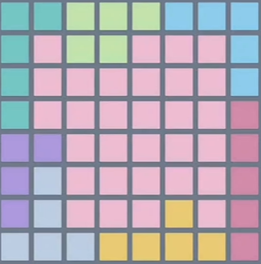
#> input picture test1.png, 261 x 264 px
$ python -i grid_recognizer_gui.py   (imports and definitions only)
#> lines starting #> are read from the running program, lines starting #| are printed output that depends on the picture; after the words box and inside, x2 and y2 are one past the last pixel; in counts of white or black regions, pixels touching at a corner belong together
import sys
import cv2
import numpy as np
from PIL import ImageGrab, Image, ImageTk
import tkinter as tk
from tkinter import messagebox, filedialog
from collections import defaultdict

# 设置DPI感知，让Windows不要自动缩放程序
# [10 lines not run here, left out]

class GridImageRecognizer:
    """图像网格识别器"""

    def __init__(self):
        self.grid = []

    def _cluster_lines(self, lines, threshold=10):
        if not lines:
            return []
        lines = sorted(lines)
        clusters = []
        current_cluster = [lines[0]]
        for line in lines[1:]:
            if line - current_cluster[-1] < threshold:
                current_cluster.append(line)
            else:
                clusters.append(current_cluster)
                current_cluster = [line]
        clusters.append(current_cluster)
        return [sum(c) / len(c) for c in clusters]

    def _find_grid_lines_contour(self, edges):
        height, width = edges.shape
        kernel = cv2.getStructuringElement(cv2.MORPH_RECT, (5, 5))
        closed = cv2.morphologyEx(edges, cv2.MORPH_CLOSE, kernel)
        dilated = cv2.dilate(closed, kernel, iterations=2)
        contours, hierarchy = cv2.findContours(dilated, cv2.RETR_EXTERNAL, cv2.CHAIN_APPROX_SIMPLE)
        if not contours:
            return [], []

        horizontal_projection = np.sum(edges, axis=0)
        vertical_projection = np.sum(edges, axis=1)

        def find_peaks(projection, threshold_ratio=0.1):
            threshold = np.max(projection) * threshold_ratio
            peaks, in_peak, peak_start = [], False, 0
            for i, val in enumerate(projection):
                if val > threshold:
                    if not in_peak:
                        in_peak, peak_start = True, i
                else:
                    if in_peak:
                        in_peak = False
                        peaks.append((peak_start + i) // 2)
            if in_peak:
                peaks.append((peak_start + len(projection)) // 2)
            return peaks

        return find_peaks(vertical_projection, 0.15), find_peaks(horizontal_projection, 0.15)

    # [15 lines left out: function _find_grid_lines_hough, not called in this run]

    def recognize_from_image(self, image):
        open_cv_image = np.array(image)
        if len(open_cv_image.shape) == 3 and open_cv_image.shape[2] == 4:
            open_cv_image = open_cv_image[:, :, :3]
        open_cv_image = open_cv_image[:, :, ::-1].copy()

        height, width = open_cv_image.shape[:2]
        gray = cv2.cvtColor(open_cv_image, cv2.COLOR_BGR2GRAY)
        blurred = cv2.GaussianBlur(gray, (5, 5), 0)
        edges = cv2.Canny(blurred, 30, 100, apertureSize=3)

        h_lines, v_lines = self._find_grid_lines_contour(edges)
        if len(h_lines) < 3 or len(v_lines) < 3:
            h_lines2, v_lines2 = self._find_grid_lines_hough(edges, height, width)
            h_lines += h_lines2
            v_lines += v_lines2

        if len(h_lines) < 2 or len(v_lines) < 2:
            return None

        h_lines = self._cluster_lines(h_lines, threshold=height//25)
        v_lines = self._cluster_lines(v_lines, threshold=width//25)

        if len(h_lines) < 2 or len(v_lines) < 2:
            return None

        h_lines, v_lines = sorted(h_lines), sorted(v_lines)
        cells = []
        for i in range(len(h_lines) - 1):
            row = []
            for j in range(len(v_lines) - 1):
                x1, y1, x2, y2 = int(v_lines[j]), int(h_lines[i]), int(v_lines[j+1]), int(h_lines[i+1])
                row.append(open_cv_image[y1:y2, x1:x2])
            cells.append(row)

        if not cells or not cells[0]:
            return None

        color_list = []
        for row in cells:
            color_row = []
            for cell in row:
                color_row.append(self._get_dominant_color(cell, use_center=True))
            color_list.append(color_row)

        all_colors = [c for row in color_list for c in row if c is not None]
        if not all_colors:
            return None

        grid_rows, grid_cols = len(color_list), len(color_list[0])
        target_colors = max(grid_rows, grid_cols)

        if len(all_colors) < target_colors:
            target_colors = len(all_colors)

        color_array = np.array(all_colors, dtype=np.float32)
        normalized = np.zeros_like(color_array)
        normalized[:, 0] = color_array[:, 0] / 180.0
        normalized[:, 1] = color_array[:, 1] / 255.0
        normalized[:, 2] = color_array[:, 2] / 255.0

        criteria = (cv2.TERM_CRITERIA_EPS + cv2.TERM_CRITERIA_MAX_ITER, 300, 0.0001)
        try:
            compactness, labels, centers = cv2.kmeans(
                normalized.reshape((-1, 3)), target_colors, None, criteria, 30, cv2.KMEANS_PP_CENTERS)
            best_labels, best_centers = labels.flatten(), centers
        except:
            return [[1 if c else 0 for c in row] for row in color_list]

        merge_map = {}
        n_clusters = len(best_centers)
        for i in range(n_clusters):
            merge_map[i] = i
        for i in range(n_clusters):
            for j in range(i + 1, n_clusters):
                dist = np.linalg.norm(best_centers[i] - best_centers[j])
                if dist < 0.08:
                    root_i = i
                    while merge_map[root_i] != root_i:
                        root_i = merge_map[root_i]
                    root_j = j
                    while merge_map[root_j] != root_j:
                        root_j = merge_map[root_j]
                    if root_i != root_j:
                        merge_map[max(root_i, root_j)] = min(root_i, root_j)

        remap = {}
        new_id = 0
        for i in range(n_clusters):
            root = i
            while merge_map[root] != root:
                root = merge_map[root]
            if root not in remap:
                remap[root] = new_id
                new_id += 1
            remap[i] = remap[root]

        merged_centers = {}
        for i in range(n_clusters):
            mroot = remap[i]
            if mroot not in merged_centers:
                merged_centers[mroot] = []
            merged_centers[mroot].append(best_centers[i])
        for mroot in merged_centers:
            merged_centers[mroot] = np.mean(merged_centers[mroot], axis=0)

        label_idx, result = 0, []
        for row in color_list:
            row_result = []
            for color in row:
                if color is None:
                    row_result.append(0)
                else:
                    raw_hash = (color[0] / 180.0, color[1] / 255.0, color[2] / 255.0)
                    best_cluster = min(merged_centers.items(), key=lambda x: np.linalg.norm(raw_hash - x[1]))
                    row_result.append(best_cluster[0] + 1)
                    label_idx += 1
            result.append(row_result)
        return result

    def _get_dominant_color(self, cell, use_center=False):
        if cell.size == 0:
            return None
        if use_center:
            h, w = cell.shape[:2]
            margin_h, margin_w = int(h * 0.2), int(w * 0.2)
            if margin_h > 0 and margin_w > 0:
                cell = cell[margin_h:h-margin_h, margin_w:w-margin_w]
                if cell.size == 0:
                    return None
        hsv = cv2.cvtColor(cell, cv2.COLOR_BGR2HSV)
        avg_h, avg_s, avg_v = np.mean(hsv[:, :, 0]), np.mean(hsv[:, :, 1]), np.mean(hsv[:, :, 2])
        if avg_s < 10 or (avg_v > 245 and avg_s < 25):
            return None
        return (avg_h, avg_s, avg_v)

class ScreenshotSelector:
    """截图选择器 - 正确处理DPI缩放"""

    # [24 lines left out: function __init__, not called in this run]

    def on_press(self, event):
        self.start_x, self.start_y = event.x, event.y
        self.rect = None

    # [14 lines left out: functions on_drag, on_release, not called in this run]

    def on_escape(self, event):
        self.root.destroy()

class MainWindow:
    """主窗口 - 整合图像识别和解题器，自动显示结果"""

    # [104 lines left out: functions __init__, _resize_image, not called in this run]

    def display_image(self):
        """触发图像显示/更新"""
        self._resize_image()

    # [27 lines left out: functions open_image, capture_screenshot, toggle_topmost, not called in this run]

    def display_image(self):
        """触发图像显示/更新"""
        self._resize_image()

    # [54 lines left out: functions recognize_and_display, save_result, not called in this run]

# [30 lines not run here, left out]

>>> import cv2
>>> picture = cv2.imread('test1.png')
#> picture is the input picture: shape (264, 261, 3); mean B, G, R 180, 168.8, 177.4
>>> result = GridImageRecognizer().recognize_from_image(picture)
#> in recognize_from_image, `gray = cv2.cvtColor(open_cv_image, cv2.COLOR_BGR2GRAY)`:
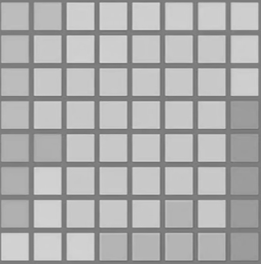
#> gray: shape (264, 261); min 105, max 221, mean 173.1
#> in recognize_from_image, `edges = cv2.Canny(blurred, 30, 100, apertureSize=3)`:
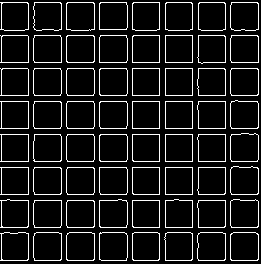
#> edges: shape (264, 261); 10% white in thin lines or dots
#> in _find_grid_lines_contour, `closed = cv2.morphologyEx(edges, cv2.MORPH_CLOSE, kernel)`:
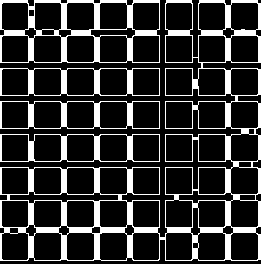
#> closed: shape (264, 261); 19.6% white; 5 white regions, box (x1, y1, x2, y2) and area: (0, 0, 261, 261) 8170, (0, 0, 160, 63) 2481, (0, 68, 160, 96) 948, (0, 101, 160, 129) 940, (0, 134, 160, 162) 935
#> in _find_grid_lines_contour, `dilated = cv2.dilate(closed, kernel, iterations=2)`:
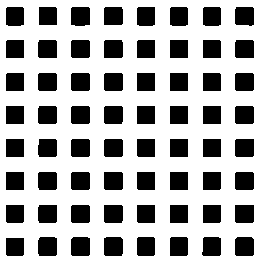
#> dilated: shape (264, 261); 69.1% white; 64 black regions, largest, box (x1, y1, x2, y2) and area: (71, 237, 90, 256) 354, (104, 237, 123, 256) 353, (235, 237, 254, 256) 353
#> in _find_grid_lines_contour, `contours, hierarchy = cv2.findContours(dilated, cv2.RETR_EXTERNAL, cv2..`: contours = [[[0, 0], [0, 263], [260, 263], [260, 0]]]
#> in _find_grid_lines_contour, `horizontal_projection = np.sum(edges, axis=0)`: horizontal_projection = 261 values, max 56865 at index 159, min 0 at index 29, mean 6758
#> in _find_grid_lines_contour, `vertical_projection = np.sum(edges, axis=1)`: vertical_projection = 264 values, max 56610 at index 62, min 0 at index 0, mean 6681.2
#> in find_peaks, `threshold = np.max(projection) * threshold_ratio`: threshold = 8491.5
#> the loop in find_peaks, `for i, val in enumerate(projection):` made 264 passes
#> (val, in_peak) on passes 3, 4, 30, 32, 36, 37: (54825, True), (7140, False), (23205, True), (0, False), (55335, True), (5610, False)
#> after the loop in find_peaks, `for i, val in enumerate(projection):`: in_peak = False; peak_start = 260; peaks = [2, 30, 35, 62, 68, 95, 101, 128, 134, 161, 167, 194, 200, 227, 233, 260]
#> the loop in find_peaks (call 2), `for i, val in enumerate(projection):` made 261 passes
#> (val, in_peak) on passes 2, 3, 29, 30, 34, 36: (56610, True), (5355, False), (55845, True), (0, False), (42330, True), (4080, False)
#> in recognize_from_image, `h_lines, v_lines = self._find_grid_lines_contour(edges)`: h_lines has the same summary as peaks in find_peaks; v_lines = [1, 28, 34, 61, 66, 94, 99, 127, 132, 159, 165, 192, 198, 225, 230, 258]
#> in _cluster_lines, `lines = sorted(lines)`: lines has the same summary as peaks in find_peaks
#> in _cluster_lines, `current_cluster = [lines[0]]`: current_cluster = [2]
#> the loop in _cluster_lines, `for line in lines[1:]:` made 15 passes
#> (line, current_cluster) on passes 1, 3, 5, 7, 9, 11, 13, 15: (30, [30]), (62, [62]), (95, [95]), (128, [128]), (161, [161]), (194, [194]), (227, [227]), (260, [260])
#> after the loop in _cluster_lines, `for line in lines[1:]:`: clusters = [[2], [30, 35], [62, 68], [95, 101], [128, 134], [161, 167], [194, 200], [227, 233]]
#> in recognize_from_image, `h_lines = self._cluster_lines(h_lines, threshold=height//25)`: h_lines = [2, 32.5, 65, 98, 131, 164, 197, 230, 260]
#> the loop in _cluster_lines (call 2), `for line in lines[1:]:` made 15 passes
#> (line, current_cluster) on passes 1, 3, 5, 7, 9, 11, 13, 15: (28, [28]), (61, [61]), (94, [94]), (127, [127]), (159, [159]), (192, [192]), (225, [225]), (258, [258])
#> in recognize_from_image, `v_lines = self._cluster_lines(v_lines, threshold=width//25)`: v_lines = [1, 31, 63.5, 96.5, 129.5, 162, 195, 227.5, 258]
#> the loop in recognize_from_image, `for i in range(len(h_lines) - 1):` made 8 passes
#> after the loop in recognize_from_image, `for i in range(len(h_lines) - 1):`: cells = 8 items
#> the loop in recognize_from_image, `for row in cells:` made 8 passes
#> pass 2, in _get_dominant_color (call 10), `cell = cell[margin_h:h-margin_h, margin_w:w-margin_w]`:
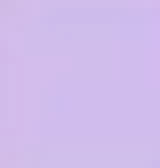
#> cell: shape (21, 20, 3) (shown 8 times larger); mean of channels 0, 1, 2 236.2, 188.6, 208.9; drawn as B, G, R
#> pass 2, in _get_dominant_color (call 11), `cell = cell[margin_h:h-margin_h, margin_w:w-margin_w]`:
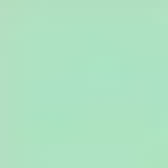
#> cell: shape (21, 21, 3) (shown 8 times larger); mean of channels 0, 1, 2 193.8, 225.8, 173.4; drawn as B, G, R
#> after the loop in recognize_from_image, `for row in cells:`:
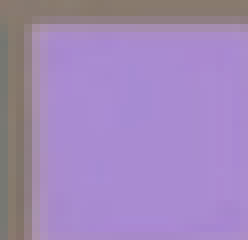
#> cell: shape (30, 31, 3) (shown 8 times larger); mean of channels 0, 1, 2 186, 135.5, 161.5; drawn as B, G, R
#> in recognize_from_image, `all_colors = [c for row in color_list for c in row if c is not None]`: all_colors = 64 items, first 6: (30.81, 105.6, 197.9), (30.98, 106, 197.7), (72.33, 59.87, 225.8), (72.93, 61.69, 226.1), (72.85, 60.97, 226), (19.9, 102.7, 235.9)
#> in recognize_from_image, `grid_rows, grid_cols = len(color_list), len(color_list[0])`: grid_rows = 8
#> in recognize_from_image, `color_array = np.array(all_colors, dtype=np.float32)`: color_array = 64 rows, first 8: [30.81, 105.6, 197.9], [30.98, 106, 197.7], [72.33, 59.87, 225.8], [72.93, 61.69, 226.1], [72.85, 60.97, 226], [19.9, 102.7, 235.9], [20.11, 102.6, 235.6], [20.02, 102.7, 235.6]
#> in recognize_from_image, `compactness, labels, centers = cv2.kmeans( normalized.reshape((-1, 3))..`: compactness = 0.000427; labels = 64 values, max 7 at index 5, min 0 at index 9, mean 2.12; centers = [[0.74, 0.207, 0.929], [0.171, 0.415, 0.776], [0.402, 0.238, 0.886], [0.544, 0.502, 0.913], [0.951, 0.307, 0.866], [0.073, 0.169, 0.887], [0.739, 0.336, 0.821], [0.111, 0.403, 0.923]]
#> in recognize_from_image, `best_labels, best_centers = labels.flatten(), centers`: best_labels has the same summary as labels; best_centers has the same summary as centers
#> in recognize_from_image, `n_clusters = len(best_centers)`: n_clusters = 8
#> after the loop in recognize_from_image, `for i in range(n_clusters):`: remap = {0: 0, 1: 1, 2: 2, 3: 3, 4: 4, 5: 5, 6: 6, 7: 7}
#> after the loop in recognize_from_image, `for i in range(n_clusters):`: merged_centers = {0: [[0.74, 0.207, 0.929]], 1: [[0.171, 0.415, 0.776]], 2: [[0.402, 0.238, 0.886]], 3: [[0.544, 0.502, 0.913]], 4: [[0.951, 0.307, 0.866]], 5: [[0.073, 0.169, 0.887]], 6: [[0.739, 0.336, 0.821]], 7: [[0.111, 0.403, 0.923]]}
#> the loop in recognize_from_image, `for mroot in merged_centers:` made 8 passes
#> after the loop in recognize_from_image, `for mroot in merged_centers:`: merged_centers = {0: [0.74, 0.207, 0.929], 1: [0.171, 0.415, 0.776], 2: [0.402, 0.238, 0.886], 3: [0.544, 0.502, 0.913], 4: [0.951, 0.307, 0.866], 5: [0.073, 0.169, 0.887], 6: [0.739, 0.336, 0.821], 7: [0.111, 0.403, 0.923]}
#> the loop in recognize_from_image, `for row in color_list:` made 8 passes
#> after the loop in recognize_from_image, `for row in color_list:`: label_idx = 64; result = [[2, 2, 3, 3, 3, 8, 8, 8], [2, 1, 3, 3, 1, 1, 1, 8], [2, 1, 1, 1, 1, 1, 1, 8], [2, 1, 1, 1, 1, 1, 1, 7], [5, 5, 1, 1, 1, 1, 1, 7], [5, 6, 1, 1, 1, 1, 1, 7], [5, 6, 1, 1, 1, 4, 1, 7], [6, 6, 6, 4, 4, 4, 4, 7]]

$ run again, on test2.png
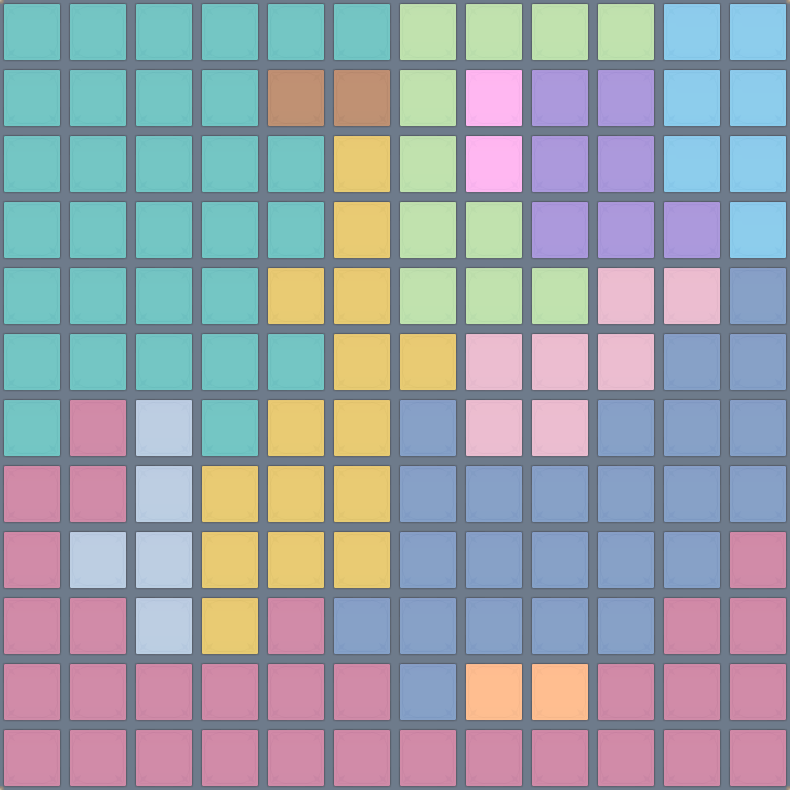
#> input picture test2.png, 790 x 790 px
#> picture is the input picture: shape (790, 790, 3); mean B, G, R 169.2, 161, 154.6
#> in recognize_from_image, `edges = cv2.Canny(blurred, 30, 100, apertureSize=3)`:
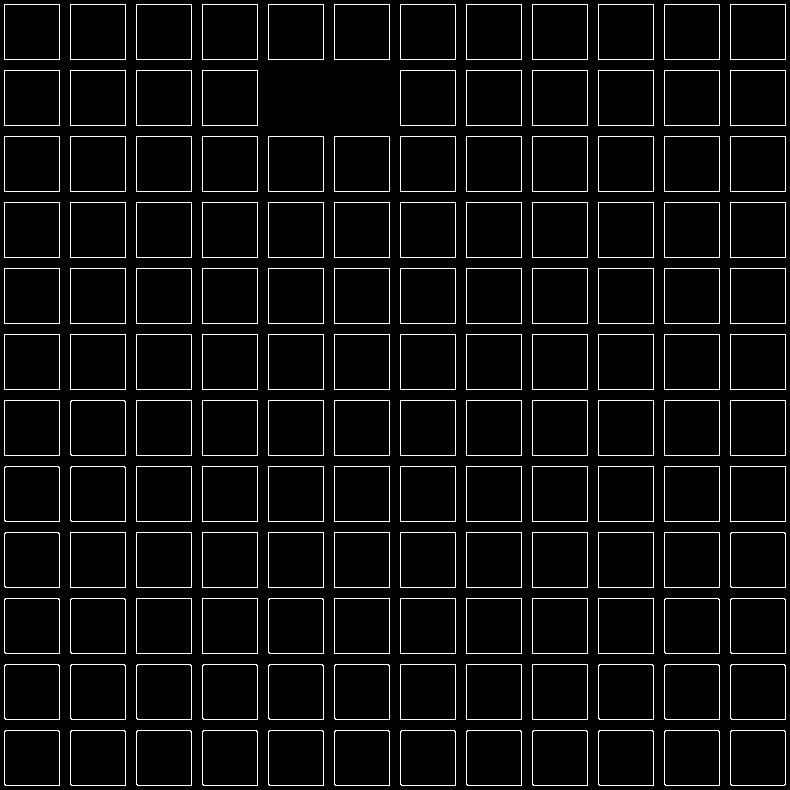
#> edges: shape (790, 790); 5% white in thin lines or dots
#> dilated: shape (790, 790); 45.1% white; 142 white regions
#> contours = 142 contours; largest, box (x1, y1, x2, y2) and area: (528, 660, 592, 724) 3969, (462, 660, 526, 724) 3969, (396, 660, 460, 724) 3969, (594, 594, 658, 658) 3969, (528, 594, 592, 658) 3969
#> horizontal_projection = 790 values, max 171105 at index 455, min 0 at index 0, mean 10083.8
#> vertical_projection = 790 values, max 171360 at index 4, min 0 at index 0, mean 10083.8
#> threshold = 25704
#> the loop in find_peaks, `for i, val in enumerate(projection):` made 790 passes
#> (val, in_peak) on passes 5, 6, 60: (171360, True), (6120, False), (171360, True)
#> after the loop in find_peaks, `for i, val in enumerate(projection):`: in_peak = False; peak_start = 785; peaks = [4, 59, 70, 125, 136, 191, 202, 257, 268, 323, 334, 389, 400, 455, 466, 521, 532, 587, 598, 653, 664, 719, 730, 785]
#> the loop in find_peaks (call 2), `for i, val in enumerate(projection):` made 790 passes
#> (val, in_peak) on passes 5, 6, 60: (168810, True), (8670, False), (170085, True)
#> in recognize_from_image, `h_lines, v_lines = self._find_grid_lines_contour(edges)`: h_lines has the same summary as peaks in find_peaks; v_lines has the same summary as peaks in find_peaks
#> lines has the same summary as peaks in find_peaks
#> in _cluster_lines, `current_cluster = [lines[0]]`: current_cluster = [4]
#> the loop in _cluster_lines, `for line in lines[1:]:` made 23 passes
#> (line, current_cluster) on passes 1, 3, 5, 7, 9, 11, 13, 15: (59, [59]), (125, [125]), (191, [191]), (257, [257]), (323, [323]), (389, [389]), (455, [455]), (521, [521])
#> after the loop in _cluster_lines, `for line in lines[1:]:`: clusters = [[4], [59, 70], [125, 136], [191, 202], [257, 268], [323, 334], [389, 400], [455, 466], [521, 532], [587, 598], [653, 664], [719, 730]]
#> in recognize_from_image, `h_lines = self._cluster_lines(h_lines, threshold=height//25)`: h_lines = [4, 64.5, 130.5, 196.5, 262.5, 328.5, 394.5, 460.5, 526.5, 592.5, 658.5, 724.5, 785]
#> the loop in _cluster_lines (call 2), `for line in lines[1:]:` made 23 passes
#> in recognize_from_image, `v_lines = self._cluster_lines(v_lines, threshold=width//25)`: v_lines has the same summary as h_lines
#> the loop in recognize_from_image, `for i in range(len(h_lines) - 1):` made 12 passes
#> after the loop in recognize_from_image, `for i in range(len(h_lines) - 1):`: cells = 12 items
#> the loop in recognize_from_image, `for row in cells:` made 12 passes
#> after the loop in recognize_from_image, `for row in cells:`:
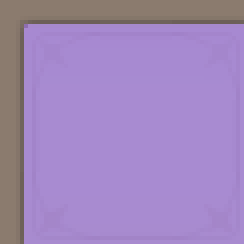
#> cell: shape (61, 61, 3) (shown 4 times larger); mean of channels 0, 1, 2 188.9, 134.3, 160.9; drawn as B, G, R
#> the loop in recognize_from_image, `for mroot in merged_centers:` made 12 passes
#> the loop in recognize_from_image, `for row in color_list:` made 12 passes
